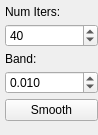
                         <widget class="QWidget" name="page_12">
                          <property name="geometry">
                           <rect>
                            <x>0</x>
                            <y>0</y>
                            <width>98</width>
                            <height>135</height>
                           </rect>
                          </property>
                          <attribute name="label">
                           <string>WS Smooth</string>
                          </attribute>
                          <attribute name="toolTip">
                           <string>WindowSync Smooth (Global)</string>
                          </attribute>
                          <layout class="QVBoxLayout" name="verticalLayout_20">
                           <property name="spacing">
                            <number>5</number>
                           </property>
                           <property name="leftMargin">
                            <number>5</number>
                           </property>
                           <property name="topMargin">
                            <number>5</number>
                           </property>
                           <property name="rightMargin">
                            <number>0</number>
                           </property>
                           <property name="bottomMargin">
                            <number>5</number>
                           </property>
                           <item>
                            <widget class="QLabel" name="label_19">
                             <property name="text">
                              <string>Num Iters:</string>
                             </property>
                            </widget>
                           </item>
                           <item>
                            <widget class="QSpinBox" name="sbWSItersG">
                             <property name="minimum">
                              <number>1</number>
                             </property>
                             <property name="maximum">
                              <number>200</number>
                             </property>
                             <property name="singleStep">
                              <number>10</number>
                             </property>
                             <property name="value">
                              <number>40</number>
                             </property>
                            </widget>
                           </item>
                           <item>
                            <widget class="QLabel" name="label_20">
                             <property name="text">
                              <string>Band:</string>
                             </property>
                            </widget>
                           </item>
                           <item>
                            <widget class="QDoubleSpinBox" name="dsbWSBandG">
                             <property name="decimals">
                              <number>3</number>
                             </property>
                             <property name="singleStep">
                              <double>0.010000000000000</double>
                             </property>
                             <property name="value">
                              <double>0.010000000000000</double>
                             </property>
                            </widget>
                           </item>
                           <item>
                            <widget class="QPushButton" name="btnWSSmoothG">
                             <property name="text">
                              <string>Smooth</string>
                             </property>
                            </widget>
                           </item>
                           <item>
                            <spacer name="verticalSpacer_7">
                             <property name="orientation">
                              <enum>Qt::Vertical</enum>
                             </property>
                             <property name="sizeHint" stdset="0">
                              <size>
                               <width>20</width>
                               <height>40</height>
                              </size>
                             </property>
                            </spacer>
                           </item>
                          </layout>
                         </widget>
